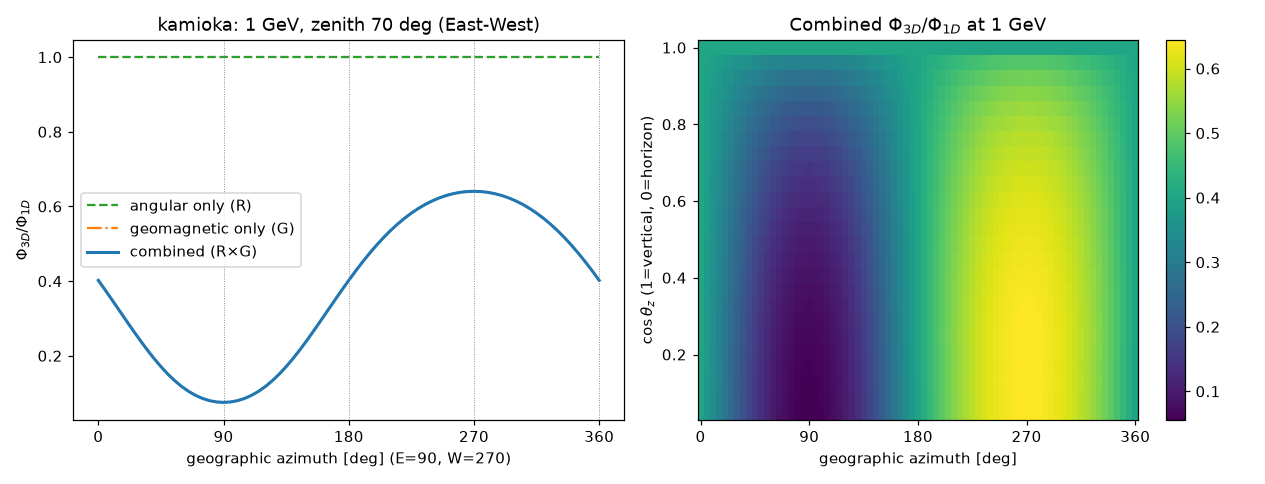

Reproduce this figure in Python.
"""Unify the two 3D corrections into one directional low-energy flux.

This project produced two independent 3D pieces, both expressed as multiplicative
corrections to the calibrated 1D flux:

* **geomagnetic** -- the rigidity-cutoff / East-West admittance
  ``G(E, zenith, azimuth; site)`` from ``daemonflux.geomagnetic`` (Stoermer
  scaffold; depends on azimuth -> East-West asymmetry);
* **production-angle** -- the angular redistribution ``R(E, zenith) =
  Phi_3D/Phi_1D`` from :mod:`coupled_3d_flux`, driven by the NA61-validated
  ``<theta^2>(E)`` (azimuth-independent; smears the zenith distribution).

Because both are ratios to the same 1D flux, the combined directional correction
on top of daemonflux is simply their product::

    Phi_3D(E, zenith, azimuth) / Phi_1D(E, zenith) = R(E, zenith) * G(E, zenith, azimuth)

This is the complete (within current scope) low-energy directional 3D model: a
zenith smearing AND an azimuthal East-West asymmetry AND an overall low-energy
cutoff, all on top of the muon-calibrated daemonflux 1D flux, and all reducing to
1 at high energy.

Run::

    python unified_3d_flux.py --moments m_spliced.npz --site kamioka --plot
"""

from __future__ import annotations

import argparse

import numpy as np

from coupled_3d_flux import mceq_1d_flux, sigma_theta_grid, convolve_sphere
from fokker_planck_3d import load_theta2


def angular_ratio(e_grid, cos_full, flux_full, e_sig, theta2, out_cos, e_indices):
    """R(E, cos theta) = Phi_3D/Phi_1D from the production-angle spread."""
    zeniths = np.degrees(np.arccos(out_cos))
    sigma_EZ = sigma_theta_grid(e_grid, e_sig, theta2, zeniths)
    phi3d = convolve_sphere(e_grid, cos_full, flux_full, sigma_EZ, out_cos, e_indices)
    phi1d = np.array(
        [np.interp(out_cos, cos_full, flux_full[:, ie]) for ie in e_indices]
    ).T
    return phi3d / phi1d  # (n_cos, n_E)


def main(argv=None):
    p = argparse.ArgumentParser(description=__doc__)
    p.add_argument("--moments", default="m_spliced.npz")
    p.add_argument("--site", default="kamioka")
    p.add_argument("--quantity", default="total_numu")
    p.add_argument("--plot", action="store_true")
    args = p.parse_args(argv)

    from daemonflux.geomagnetic import GeomagneticModel

    geo = GeomagneticModel(args.site)
    print(geo)

    e_sig, theta2 = load_theta2(args.moments)
    e_grid, cos_full, flux_full = mceq_1d_flux(args.quantity)

    out_cos = np.linspace(0.05, 1.0, 25)
    e_targets = [0.5, 1.0, 2.0, 5.0, 100.0]
    e_idx = [int(np.argmin(np.abs(e_grid - e))) for e in e_targets]
    R = angular_ratio(e_grid, cos_full, flux_full, e_sig, theta2, out_cos, e_idx)

    # Combined correction at a near-horizon zenith vs azimuth (East-West).
    je = e_targets.index(1.0)
    zen_ew = 70.0
    cos_ew = np.cos(np.radians(zen_ew))
    r_ew = float(np.interp(cos_ew, out_cos, R[:, je]))
    az = np.linspace(0, 360, 73)
    g_ew = geo.admittance(args.quantity, np.array([e_targets[je]]), zen_ew, az)[:, 0]
    combined = r_ew * g_ew

    print(f"\nE=1 GeV, zenith={zen_ew} deg, site={args.site}:")
    print(f"  angular-only R           = {r_ew:.3f} (azimuth-independent)")
    print(
        f"  geomagnetic G  W / E     = {g_ew[az == 270][0]:.3f} / "
        f"{g_ew[az == 90][0]:.3f}"
    )
    print(
        f"  combined  W / E          = {combined[az == 270][0]:.3f} / "
        f"{combined[az == 90][0]:.3f}"
    )
    ew = combined[az == 270][0] / combined[az == 90][0]
    print(f"  East-West ratio (W/E)    = {ew:.3f}")

    if args.plot:
        _plot(out_cos, R, e_targets, je, az, r_ew, g_ew, combined, geo, args)


def _plot(out_cos, R, e_targets, je, az, r_ew, g_ew, combined, geo, args):
    import matplotlib

    matplotlib.use("Agg")
    import matplotlib.pyplot as plt

    fig, (axL, axR) = plt.subplots(1, 2, figsize=(11.5, 4.4))

    # Left: the three corrections vs azimuth at E=1 GeV, near horizon.
    axL.plot(az, np.full_like(az, r_ew), "C2--", label="angular only (R)")
    axL.plot(az, g_ew, "C1-.", label="geomagnetic only (G)")
    axL.plot(az, combined, "C0-", lw=2, label="combined (R$\\times$G)")
    for a, name in [(90, "E"), (180, "S"), (270, "W"), (360, "N")]:
        axL.axvline(a, color="gray", ls=":", lw=0.6)
    axL.set_xticks([0, 90, 180, 270, 360])
    axL.set_xlabel("geographic azimuth [deg] (E=90, W=270)")
    axL.set_ylabel(r"$\Phi_{3D}/\Phi_{1D}$")
    axL.set_title(f"{args.site}: 1 GeV, zenith 70 deg (East-West)")
    axL.legend()

    # Right: full sky correction map at 1 GeV, (azimuth x cos zenith).
    cos_map = out_cos
    Z = np.zeros((len(cos_map), len(az)))
    for ic, c in enumerate(cos_map):
        zen = np.degrees(np.arccos(c))
        g = geo.admittance(args.quantity, np.array([e_targets[je]]), zen, az)[:, 0]
        Z[ic] = R[ic, je] * g
    pc = axR.pcolormesh(az, cos_map, Z, shading="auto", cmap="viridis")
    axR.set_xticks([0, 90, 180, 270, 360])
    axR.set_xlabel("geographic azimuth [deg]")
    axR.set_ylabel(r"$\cos\theta_z$ (1=vertical, 0=horizon)")
    axR.set_title(r"Combined $\Phi_{3D}/\Phi_{1D}$ at 1 GeV")
    fig.colorbar(pc, ax=axR)

    fig.tight_layout()
    fig.savefig("unified_3d_flux.png", dpi=110)
    print("saved plot -> unified_3d_flux.png")


if __name__ == "__main__":
    main()
